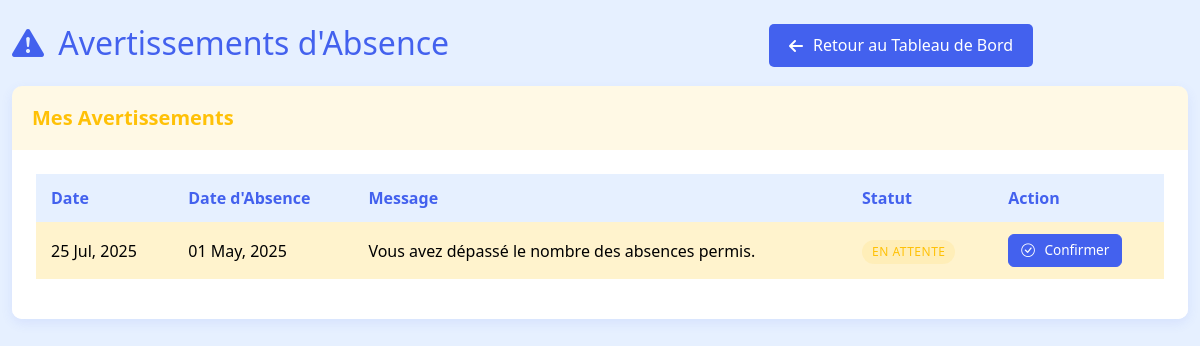
/stage/warnings.php (signed in), run on the app's committed database.
### tables this page shows
CREATE TABLE `absence_warnings` (
  `id` int(11) NOT NULL,
  `employee_id` int(11) NOT NULL,
  `absence_id` int(11) NOT NULL,
  `warning_date` date NOT NULL,
  `message` text NOT NULL,
  `is_acknowledged` tinyint(1) DEFAULT 0
);

CREATE TABLE `absences` (
  `id` int(11) NOT NULL,
  `employee_id` int(11) NOT NULL,
  `date` date NOT NULL,
  `reason` text DEFAULT NULL,
  `is_justified` tinyint(1) DEFAULT 0,
  `justification_doc` varchar(255) DEFAULT NULL,
  `created_at` timestamp NOT NULL DEFAULT current_timestamp(),
  `status` enum('pending','approved','rejected') DEFAULT 'pending',
  `warning_sent` tinyint(1) DEFAULT 0,
  `hours_missed` decimal(4,2) NOT NULL DEFAULT 8.00
);

### stage/warnings.php (the view, shortened to what this page needs)
<?php
$currentUserId = $_SESSION['user']['PPR'];
try {
    $db = Database::getInstance()->getConnection();
    $stmt = $db->prepare(
        "SELECT w.*, a.date as absence_date
         FROM absence_warnings w
         JOIN absences a ON w.absence_id = a.id
         WHERE w.employee_id = :employee_id
         ORDER BY w.warning_date DESC"
    );
    $stmt->bindParam(':employee_id', $currentUserId);
    $stmt->execute();
    $warnings = $stmt->fetchAll(PDO::FETCH_ASSOC);
} catch (PDOException $e) {
    die("Database error: " . $e->getMessage());
}
?>
<!DOCTYPE html>
<html lang="fr">
<head>
    <link href="https://cdn.jsdelivr.net/npm/bootstrap@5.3.3/dist/css/bootstrap.min.css" rel="stylesheet">
    <link href="https://cdn.jsdelivr.net/npm/bootstrap-icons@1.10.0/font/bootstrap-icons.css" rel="stylesheet">
    <link href="https://cdnjs.cloudflare.com/ajax/libs/font-awesome/6.4.0/css/all.min.css" rel="stylesheet">
</head>
<body>
    <div class="container py-4">
        <div style="display:flex;gap:20em;margin-top:0,5em">
             <h2 class="mb-4"><i class="bi bi-exclamation-triangle-fill"></i> Avertissements d'Absence</h2>
         <h3><a href="dash.php" class="return-button">
                <i class="fas fa-arrow-left"></i> Retour au Tableau de Bord
        </a> </h3>
        </div>
        <div class="card">
            <div class="card-header bg-warning text-dark">
                <h5 class="mb-0">Mes Avertissements</h5>
            </div>
            <div class="card-body">
                <?php if (empty($warnings)): ?>
                    <div class="alert alert-success">
                        <i class="bi bi-check-circle-fill"></i> Vous n'avez aucun avertissement d'absence.
                    </div>
                <?php else: ?>
                    <div class="table-responsive">
                        <table class="table">
                            <thead>
                                <tr>
                                    <th>Date</th>
                                    <th>Date d'Absence</th>
                                    <th>Message</th>
                                    <th>Statut</th>
                                    <th>Action</th>
                                </tr>
                            </thead>
                            <tbody>
                                <?php foreach ($warnings as $warning): ?>
                                    <tr class="<?= $warning['is_acknowledged'] ? 'table-success' : 'table-warning' ?>">
                                        <td><?= date('d M, Y', strtotime($warning['warning_date'])) ?></td>
                                        <td><?= date('d M, Y', strtotime($warning['absence_date'])) ?></td>
                                        <td><?= $warning['message'] ?></td>
                                        <td>
                                            <?= $warning['is_acknowledged'] ?
                                                '<span class="badge bg-success">Confirmé</span>' :
                                                '<span class="badge bg-warning">En Attente</span>' ?>
                                        </td>
                                        <td>
                                            <?php if (!$warning['is_acknowledged']): ?>
                                                <form method="POST" style="display: inline;">
                                                    <button type="submit" name="acknowledge" class="btn btn-sm btn-primary">
                                                        <i class="bi bi-check-circle"></i> Confirmer
                                                    </button>
                                                </form>
                                            <?php endif; ?>
                                        </td>
                                    </tr>
                                <?php endforeach; ?>
                            </tbody>
                        </table>
                    </div>
                <?php endif; ?>
            </div>
        </div>
    </div>
</body>
</html>

### stage/warnings.php (style rules this page uses)
:root { --primary-blue: #4361ee; --light-blue: #e6f0ff; --soft-blue: #f5f9ff; --dark-blue: #1a2a6c; --text-color: #2c3e50; --light-gray: #f8f9fa; --success-green: #28a745; --warning-yellow: #ffc107; --danger-red: #dc3545; }
h2 { color: #4361ee }
body { background-color: #e6f0ff; color: var(--text-color); font-family: 'Segoe UI', Tahoma, Geneva, Verdana, sans-serif; }
.container { max-width: 1200px; }
.card { border: none; border-radius: 10px; box-shadow: 0 4px 12px rgba(67, 97, 238, 0.1); overflow: hidden; }
.card-header { background-color: var(--primary-blue); color: white; padding: 1.25rem; border-bottom: none; }
.card-header h5 { font-weight: 600; }
.card-body { padding: 1.5rem; background-color: white; }
.table { width: 100%; border-collapse: separate; border-spacing: 0; }
.table thead th { background-color: var(--light-blue); color: var(--primary-blue); font-weight: 600; border: none; padding: 12px 15px; }
.table tbody td { padding: 12px 15px; vertical-align: middle; border-bottom: 1px solid rgba(67, 97, 238, 0.1); }
.table tbody tr:last-child td { border-bottom: none; }
.badge { padding: 6px 10px; font-weight: 500; font-size: 0.75rem; border-radius: 20px; text-transform: uppercase; letter-spacing: 0.5px; }
.bg-warning { background-color: rgba(255, 193, 7, 0.1) !important; color: var(--warning-yellow) !important; }
.btn { border-radius: 6px; padding: 8px 16px; font-weight: 500; transition: all 0.2s ease; }
.btn-primary { background-color: var(--primary-blue); border-color: var(--primary-blue); }
.btn-sm { padding: 5px 12px; font-size: 0.85rem; }
.table-warning { background-color: rgba(255, 193, 7, 0.05) !important; }
.bi { margin-right: 6px; }
.return-button { background-color: var(--primary-blue); color: white; border: none; padding: 12px 20px; border-radius: 5px; cursor: pointer; font-size: 16px; transition: all 0.3s ease; min-width: 150px; text-align: center; display: flex; align-items: center; justify-content: center; gap: 10px; text-decoration: none; }

### data on the page
absence_warnings: warning_date "25 Jul, 2025", absence.date "01 May, 2025", message "Vous avez dépassé le nombre des absences permis.", is_acknowledged "EN ATTENTE"
